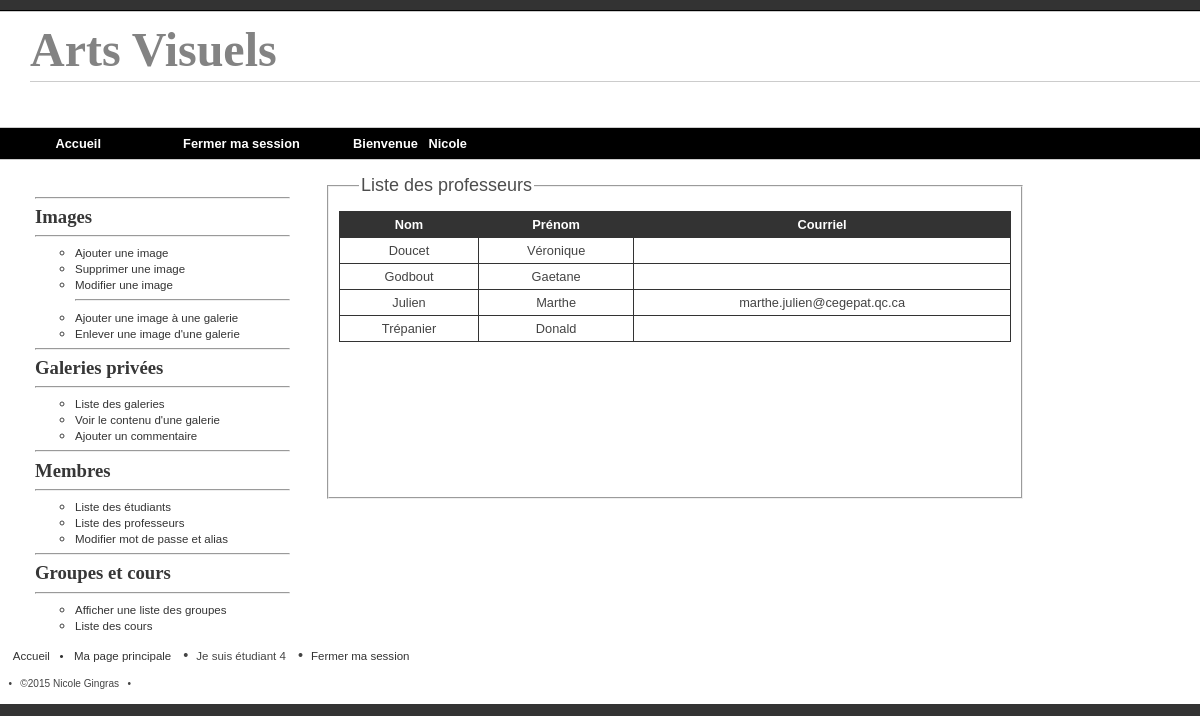
The app's page /pageMembresListe.php (signed in) with its own data.
### tables this page shows
CREATE TABLE IF NOT EXISTS `membres` (
  `idmembre` int(11) NOT NULL AUTO_INCREMENT,
  `noda` int(11) DEFAULT NULL,
  `nom` varchar(25) DEFAULT NULL,
  `prenom` varchar(25) DEFAULT NULL,
  `alias` varchar(25) NOT NULL,
  `mdp` varchar(45) NOT NULL DEFAULT 'sha1(123)',
  `type` varchar(25) NOT NULL DEFAULT 'etudiant',
  `courriel` varchar(45) NOT NULL,
  `timestamp` timestamp NOT NULL DEFAULT CURRENT_TIMESTAMP,
  `actif` tinyint(4) NOT NULL DEFAULT '1' COMMENT '1: étudiant actuellement inscrit ou professeur en poste\n2: ancien étudiant ou professeur',
  `annee_debut` int(11) NOT NULL DEFAULT '2012',
  PRIMARY KEY (`idmembre`)
);

### metier/rechercherMembre.class.php (called while the page is built, shortened)
<?php
include_once "select.class.php";
class RechercherMembre extends Select{
	private $select;
	function __construct() {
		$this->select = new Select();
	}
	function afficher_membres_actuels_ou_anciens($type, $actif)
	{
		$liste = $this->select->callPS2("afficher_membres_actuels_ou_anciens", $type, $actif);
		return $liste;
	}
}

### metier/select.class.php (called while the page is built, shortened)
<?php
class Select extends Connexion{
	private $connexion;
	function __construct() {
		$this->connexion = new Connexion();
	}
	public function callPS2($procedureStockee, $valeurCritere, $valeurCritere2) {
		try {
			$requete = $this->connexion->prepare("CALL $procedureStockee(?,?)");
			$requete->bindParam(1, $valeurCritere);
			$requete->bindParam(2, $valeurCritere2);
			$requete->execute();
			$nbLigne = $requete->fetchAll();
			return $nbLigne;
			$this->connexion = null;
		}
		catch (PDOException $e) {
			echo "<p>Erreur: " . $e->getMessage() . "</p>";
		}
	}
}
?>

### metier/rechercherMembres.php (the view, shortened to what this page needs)
<?php
$type = $_POST["type"];
include_once 'rechercherMembre.class.php';
$cherche = new RechercherMembre();
switch ($type):
case "professeur":
	$liste=$cherche->afficher_membres_actuels_ou_anciens($type, "1");
	echo "<tr>";
	echo "<th>&nbsp;&nbsp;Nom&nbsp;&nbsp;</th>";
	echo "<th>&nbsp;&nbsp;Pr&eacute;nom&nbsp;&nbsp;</th>";
	echo "<th>&nbsp;&nbsp;Courriel&nbsp;&nbsp;</th>";
	echo "</tr>";
	foreach($liste as $ligne) {
		echo "<tr>";
		echo "<td>" . $ligne['nom'] . "</td>";
		echo "<td>" . $ligne['prenom'] . "</td>";
		echo "<td>" . $ligne['courriel'] . "</td>";
		echo "</tr>";
	}
	break;
	endswitch;

### css/style.css (style rules this page uses)
body { background-color: #888888; width: 960px; border-top: 1px solid black; }
html { margin: 0; padding: 0; background: #333; font-family: Helvetica, sans-serif; font-size:12.0pt; }
body { margin: auto; margin-top: 10px; padding-bottom: 5px; width: 1200px; border-top: 1px solid black; border-bottom: none; background: white; }
td,th { color: #444444; border: 1px solid #333; text-align: center; overflow: hidden; padding: 5px; }
th { background: #333; color: white; }
.clearfix:after { content: ""; clear: both; display: block; }

### records on screen
membres: nom "Doucet", prenom "Véronique"
membres: nom "Godbout", prenom "Gaetane"
membres: nom "Julien", prenom "Marthe", courriel "marthe.julien@cegepat.qc.ca"
membres: nom "Trépanier", prenom "Donald"

### other values on screen
$_SESSION['prenom'] "Nicole"
$_SESSION['idMembre'] "4"
